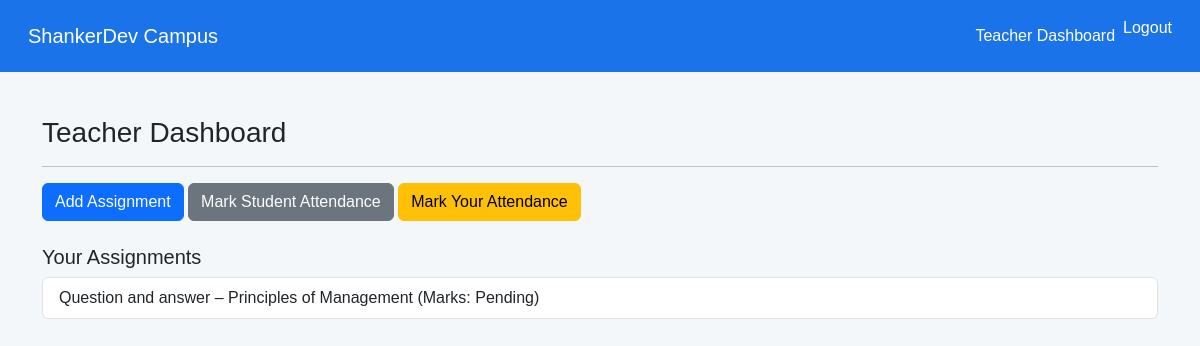
The page /campus/teacher/ (signed in) on the database its author committed.
### campus/models.py (models this page shows, shortened)
class Assignment(models.Model):
    title = models.CharField(max_length=200)
    description = models.TextField()
    subject = models.ForeignKey(Subject, on_delete=models.CASCADE)
    teacher = models.ForeignKey(CustomUser, on_delete=models.CASCADE)
    due_date = models.DateField()
    semester = models.IntegerField()

class Subject(models.Model):
    name = models.CharField(max_length=100)
    faculty = models.ForeignKey(Faculty, on_delete=models.CASCADE)
    semester = models.IntegerField()

### campus/views.py (the view)
# urls.py: path('teacher/', teacher_dashboard, name='teacher_dashboard'),
@login_required
@teacher_required
def teacher_dashboard(request):
    try:
        subjects = request.user.teacherprofile.subjects.all().order_by('name')
        assignments = Assignment.objects.filter(teacher=request.user).order_by('due_date')
    except TeacherProfile.DoesNotExist:
        messages.error(request, "Your teacher profile is not set up. Contact an admin.")
        subjects = []
        assignments = []
    return render(request, 'campus/teacher_dashboard.html', {
        'subjects': subjects,
        'assignments': assignments,
    })

### campus/views.py (called while the page is built)
def teacher_required(function):
    return user_passes_test(lambda u: u.role == 'teacher' and u.is_authenticated)(function)

### myproject/context_processors.py (called while the page is built)
def college_context(request):  # Adjust name to match your setup
    return {
        'college_info': CollegeInfo.objects.first(),
        'events': Event.objects.all(),
    }

### campus/templates/campus/teacher_dashboard.html (shortened to what this page needs)
{% extends 'base.html' %}
{% block content %}
<div class="container mt-4">
  <h3>Teacher Dashboard</h3>
  <hr>
  <a href="{% url 'add_assignment' %}" class="btn btn-primary">Add Assignment</a>
  <a href="{% url 'mark_attendance' %}" class="btn btn-secondary">Mark Student Attendance</a>
  <a href="{% url 'mark_teacher_attendance' %}" class="btn btn-warning">Mark Your Attendance</a>
  <h5 class="mt-4">Your Assignments</h5>
  <ul class="list-group">
    {% for a in assignments %}
    <li class="list-group-item">
      {{ a.title }} – {{ a.subject.name }} (Marks: {{ a.marks|default:"Pending" }})
    </li>
    {% endfor %}
  </ul>
</div>
{% endblock %}

### myproject/templates/base.html (style rules this page uses)
body { background-color: #f4f7fa; font-family: 'Arial', sans-serif; }

### rows shown on the page
Assignment: title "Question and answer", subject.name "Principles of Management", marks "Pending"
